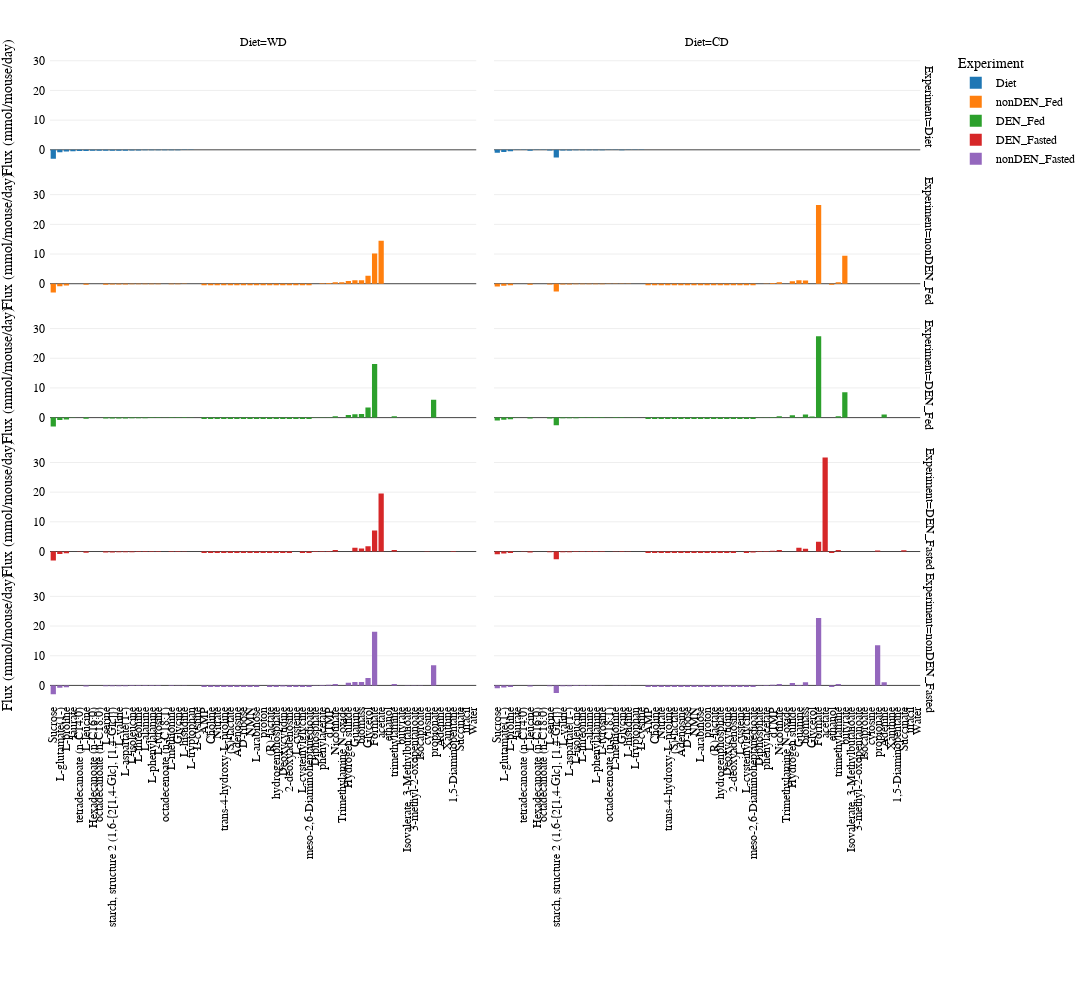

The notebook cell this image was saved under:
### Markdown cell above
Plot the entire uptake intake distribution

### Code cell
fig = px.bar(toPlot,
             x='Compound',
             y='Flux (mmol/mouse/day)',
             color='Experiment',
             facet_col='Diet',
             facet_row='Experiment',
             template='none')
fig.update_layout(autosize=False,width=1500,height=1000,margin=dict(l=50,b=300,t=50,r=50,pad=4))
fig.update_xaxes(nticks=len(set(toPlot.Compound)),title='',tickangle=270)
fig = setPlotFont(fig)
fig.show()

### Figure 1 — Plotly figure (JSON) as saved in the notebook; plotly's stock layout.template omitted (floating-point values rounded to 4 significant figures)
{"data": [{"alignmentgroup": "True", "hovertemplate": "Experiment=Diet<br>Diet=WD<br>Compound=%{x}<br>Flux (mmol/mouse/day)=%{y}<extra></extra>", "legendgroup": "Diet", "marker": {"color": "#1F77B4", "pattern": {"shape": ""}}, "name": "Diet", "offsetgroup": "Diet", "orientation": "v", "showlegend": true, "textposition": "auto", "type": "bar", "x": ["Sucrose", "L-glutamate(1-)", "L-proline", "laurate", "tetradecanoate (n-C14:0)", "L-leucine", "Hexadecanoate (n-C16:0)", "octadecanoate (n-C18:0)", "L-serine", "starch, structure 2 (1,6-{2[1,4-Glc], [1,4-Glc]})", "L-valine", "L-aspartate(1-)", "L-isoleucine", "L-threonine", "L-alanine", "L-phenylalanine", "L-tyrosine", "octadecenoate (n-C18:1)", "L-methionine", "Glycine", "L-histidine", "L-tryptophan", "L-cystine"], "xaxis": "x9", "y": [-2.984, -0.8122, -0.5974, -0.4527, -0.3971, -0.3847, -0.3536, -0.3187, -0.3057, -0.2969, -0.2846, -0.282, -0.213, -0.1891, -0.182, -0.1691, -0.1641, -0.1631, -0.1611, -0.152, -0.09677, -0.03088, -0.01735], "yaxis": "y9"}, {"alignmentgroup": "True", "hovertemplate": "Experiment=Diet<br>Diet=CD<br>Compound=%{x}<br>Flux (mmol/mouse/day)=%{y}<extra></extra>", "legendgroup": "Diet", "marker": {"color": "#1F77B4", "pattern": {"shape": ""}}, "name": "Diet", "offsetgroup": "Diet", "orientation": "v", "showlegend": false, "textposition": "auto", "type": "bar", "x": ["starch, structure 2 (1,6-{2[1,4-Glc], [1,4-Glc]})", "Sucrose", "L-glutamate(1-)", "L-proline", "L-leucine", "L-serine", "L-valine", "L-aspartate(1-)", "L-isoleucine", "L-threonine", "L-alanine", "L-phenylalanine", "L-tyrosine", "Glycine", "L-methionine", "L-histidine", "L-cystine", "laurate", "tetradecanoate (n-C14:0)", "Hexadecanoate (n-C16:0)", "octadecenoate (n-C18:1)", "octadecanoate (n-C18:0)", "L-tryptophan"], "xaxis": "x10", "y": [-2.588, -0.9593, -0.7, -0.5165, -0.3321, -0.2657, -0.2462, -0.2436, -0.1832, -0.1639, -0.1551, -0.1455, -0.1409, -0.128, -0.08658, -0.08323, -0.07686, -0.076, -0.06667, -0.05937, -0.05693, -0.05352, -0.02794], "yaxis": "y10"}, {"alignmentgroup": "True", "hovertemplate": "Experiment=nonDEN_Fed<br>Diet=WD<br>Compound=%{x}<br>Flux (mmol/mouse/day)=%{y}<extra></extra>", "legendgroup": "nonDEN_Fed", "marker": {"color": "#FF7F0E", "pattern": {"shape": ""}}, "name": "nonDEN_Fed", "offsetgroup": "nonDEN_Fed", "orientation": "v", "showlegend": true, "textposition": "auto", "type": "bar", "x": ["Sucrose", "L-glutamate(1-)", "L-proline", "AMP", "Choline", "Nitrate", "trans-4-hydroxy-L-proline", "(S)-lactate", "Adenosine", "D-ribose", "NMN", "L-arabinose", "proton", "(R)-lactate", "hydrogenphosphate", "Deoxycytidine", "2-deoxyadenosine", "L-cysteine", "L-cysteinylglycine", "meso-2,6-Diaminoheptanedioate", "L-leucine", "L-serine", "starch, structure 2 (1,6-{2[1,4-Glc], [1,4-Glc]})", "L-valine", "L-aspartate(1-)", "L-isoleucine", "L-threonine", "L-alanine", "L-phenylalanine", "L-tyrosine", "L-methionine", "Glycine", "L-histidine", "octadecenoate (n-C18:1)", "L-tryptophan", "Diphosphate", "phenylacetate", "dTMP", "Nicotinate", "Trimethylamine N-oxide", "Hydrogen sulfide", "Guanine", "biomass", "Glycerol", "Formate", "acetate"], "xaxis": "x7", "y": [-2.984, -0.8122, -0.5974, -0.5, -0.5, -0.5, -0.5, -0.5, -0.5, -0.5, -0.5, -0.5, -0.5, -0.5, -0.5, -0.5, -0.5, -0.5, -0.5, -0.5, -0.3847, -0.3057, -0.2969, -0.2846, -0.282, -0.213, -0.1891, -0.182, -0.1691, -0.1641, -0.1611, -0.152, -0.09677, -0.03429, -0.03088, 0.02831, 0.1469, 0.2426, 0.4873, 0.5, 0.8902, 1.175, 1.176, 2.687, 10.16, 14.46], "yaxis": "y7"}, {"alignmentgroup": "True", "hovertemplate": "Experiment=nonDEN_Fed<br>Diet=CD<br>Compound=%{x}<br>Flux (mmol/mouse/day)=%{y}<extra></extra>", "legendgroup": "nonDEN_Fed", "marker": {"color": "#FF7F0E", "pattern": {"shape": ""}}, "name": "nonDEN_Fed", "offsetgroup": "nonDEN_Fed", "orientation": "v", "showlegend": false, "textposition": "auto", "type": "bar", "x": ["starch, structure 2 (1,6-{2[1,4-Glc], [1,4-Glc]})", "Sucrose", "L-glutamate(1-)", "L-proline", "meso-2,6-Diaminoheptanedioate", "hydrogenphosphate", "(R)-lactate", "proton", "Deoxycytidine", "2-deoxyadenosine", "L-cysteine", "L-cysteinylglycine", "L-arabinose", "Adenosine", "trans-4-hydroxy-L-proline", "Nitrate", "Choline", "AMP", "(S)-lactate", "D-ribose", "NMN", "ethanol", "L-leucine", "L-serine", "L-valine", "L-aspartate(1-)", "L-isoleucine", "L-threonine", "L-alanine", "L-phenylalanine", "L-tyrosine", "Glycine", "L-methionine", "L-histidine", "octadecenoate (n-C18:1)", "L-tryptophan", "Diphosphate", "phenylacetate", "dTMP", "Nicotinate", "trimethylamine", "Hydrogen sulfide", "biomass", "Guanine", "butyrate", "Formate"], "xaxis": "x8", "y": [-2.588, -0.9593, -0.7, -0.5165, -0.5, -0.5, -0.5, -0.5, -0.5, -0.5, -0.5, -0.5, -0.5, -0.5, -0.5, -0.5, -0.5, -0.5, -0.5, -0.5, -0.5, -0.3602, -0.3321, -0.2657, -0.2462, -0.2436, -0.1832, -0.1639, -0.1551, -0.1455, -0.1409, -0.128, -0.08658, -0.08323, -0.05376, -0.02794, 0.02831, 0.1108, 0.2663, 0.4876, 0.5, 0.8368, 1.08, 1.208, 9.403, 26.49], "yaxis": "y8"}, {"alignmentgroup": "True", "hovertemplate": "Experiment=DEN_Fed<br>Diet=WD<br>Compound=%{x}<br>Flux (mmol/mouse/day)=%{y}<extra></extra>", "legendgroup": "DEN_Fed", "marker": {"color": "#2CA02C", "pattern": {"shape": ""}}, "name": "DEN_Fed", "offsetgroup": "DEN_Fed", "orientation": "v", "showlegend": true, "textposition": "auto", "type": "bar", "x": ["Sucrose", "L-glutamate(1-)", "L-proline", "Deoxycytidine", "NMN", "D-ribose", "L-arabinose", "hydrogenphosphate", "L-cysteine", "L-cysteinylglycine", "proton", "(S)-lactate", "Adenosine", "(R)-lactate", "2-deoxyadenosine", "AMP", "Nitrate", "Choline", "trans-4-hydroxy-L-proline", "meso-2,6-Diaminoheptanedioate", "L-leucine", "L-serine", "starch, structure 2 (1,6-{2[1,4-Glc], [1,4-Glc]})", "L-valine", "L-aspartate(1-)", "L-isoleucine", "L-threonine", "L-alanine", "L-phenylalanine", "L-tyrosine", "L-methionine", "Glycine", "L-histidine", "laurate", "octadecenoate (n-C18:1)", "L-tryptophan", "Isovalerate, 3-Methylbutanoate", "3-methyl-2-oxopentanoate", "Isocaproate", "cytosine", "Diphosphate", "dTMP", "phenylacetate", "Nicotinate", "trimethylamine", "Hydrogen sulfide", "Guanine", "biomass", "Glycerol", "propionate", "Formate"], "xaxis": "x5", "y": [-2.984, -0.8122, -0.5974, -0.5, -0.5, -0.5, -0.5, -0.5, -0.5, -0.5, -0.5, -0.5, -0.5, -0.5, -0.5, -0.5, -0.5, -0.5, -0.5, -0.5, -0.3847, -0.3057, -0.2969, -0.2846, -0.282, -0.213, -0.1891, -0.182, -0.1691, -0.1641, -0.1611, -0.152, -0.09677, -0.08259, -0.03534, -0.03088, 0.02286, 0.03237, 0.04573, 0.0788, 0.1006, 0.1529, 0.1589, 0.4899, 0.5, 0.8917, 1.167, 1.18, 3.379, 6.028, 18.05], "yaxis": "y5"}, {"alignmentgroup": "True", "hovertemplate": "Experiment=DEN_Fed<br>Diet=CD<br>Compound=%{x}<br>Flux (mmol/mouse/day)=%{y}<extra></extra>", "legendgroup": "DEN_Fed", "marker": {"color": "#2CA02C", "pattern": {"shape": ""}}, "name": "DEN_Fed", "offsetgroup": "DEN_Fed", "orientation": "v", "showlegend": false, "textposition": "auto", "type": "bar", "x": ["starch, structure 2 (1,6-{2[1,4-Glc], [1,4-Glc]})", "Sucrose", "L-glutamate(1-)", "L-proline", "D-ribose", "Nitrate", "(S)-lactate", "Choline", "AMP", "trans-4-hydroxy-L-proline", "meso-2,6-Diaminoheptanedioate", "proton", "2-deoxyadenosine", "L-cysteine", "L-cysteinylglycine", "Adenosine", "Deoxycytidine", "(R)-lactate", "hydrogenphosphate", "NMN", "L-arabinose", "L-leucine", "L-serine", "L-valine", "L-aspartate(1-)", "L-isoleucine", "L-threonine", "L-alanine", "L-phenylalanine", "L-tyrosine", "Glycine", "L-methionine", "L-histidine", "laurate", "octadecenoate (n-C18:1)", "L-tryptophan", "Isocaproate", "cytosine", "Diphosphate", "phenylacetate", "Guanine", "dTMP", "Glycerol", "Nicotinate", "trimethylamine", "Hydrogen sulfide", "Adenine", "biomass", "butyrate", "Formate"], "xaxis": "x6", "y": [-2.588, -0.9593, -0.7, -0.5165, -0.5, -0.5, -0.5, -0.5, -0.5, -0.5, -0.5, -0.5, -0.5, -0.5, -0.5, -0.5, -0.5, -0.5, -0.5, -0.5, -0.5, -0.3321, -0.2657, -0.2462, -0.2436, -0.1832, -0.1639, -0.1551, -0.1455, -0.1409, -0.128, -0.08658, -0.08323, -0.08259, -0.05366, -0.02794, 0.01061, 0.0619, 0.1006, 0.1268, 0.1555, 0.1895, 0.3599, 0.4905, 0.5, 0.8375, 1.041, 1.085, 8.557, 27.45], "yaxis": "y6"}, {"alignmentgroup": "True", "hovertemplate": "Experiment=DEN_Fasted<br>Diet=WD<br>Compound=%{x}<br>Flux (mmol/mouse/day)=%{y}<extra></extra>", "legendgroup": "DEN_Fasted", "marker": {"color": "#D62728", "pattern": {"shape": ""}}, "name": "DEN_Fasted", "offsetgroup": "DEN_Fasted", "orientation": "v", "showlegend": true, "textposition": "auto", "type": "bar", "x": ["Sucrose", "L-glutamate(1-)", "L-proline", "L-arabinose", "NMN", "D-ribose", "AMP", "Choline", "Nitrate", "(S)-lactate", "trans-4-hydroxy-L-proline", "meso-2,6-Diaminoheptanedioate", "Adenosine", "L-cysteinylglycine", "hydrogenphosphate", "Deoxycytidine", "proton", "(R)-lactate", "2-deoxyadenosine", "L-leucine", "L-serine", "starch, structure 2 (1,6-{2[1,4-Glc], [1,4-Glc]})", "L-valine", "L-aspartate(1-)", "L-isoleucine", "L-threonine", "L-alanine", "L-phenylalanine", "L-tyrosine", "L-methionine", "Glycine", "tetradecanoate (n-C14:0)", "L-histidine", "L-tryptophan", "octadecenoate (n-C18:1)", "Xanthine", "3-methyl-2-oxopentanoate", "Isovalerate, 3-Methylbutanoate", "Isocaproate", "cytosine", "1,5-Diaminopentane", "dTMP", "phenylacetate", "Diphosphate", "Nicotinate", "trimethylamine", "biomass", "Guanine", "Glycerol", "Formate", "acetate"], "xaxis": "x3", "y": [-2.984, -0.8122, -0.5974, -0.5, -0.5, -0.5, -0.5, -0.5, -0.5, -0.5, -0.5, -0.5, -0.5, -0.5, -0.5, -0.5, -0.5, -0.5, -0.5, -0.3847, -0.3057, -0.2969, -0.2846, -0.282, -0.213, -0.1891, -0.182, -0.1691, -0.1641, -0.1541, -0.152, -0.1138, -0.09677, -0.03088, -0.02271, -0.01912, 0.0175, 0.01948, 0.03896, 0.08366, 0.1557, 0.1811, 0.1857, 0.1862, 0.4907, 0.5, 0.985, 1.24, 1.78, 7.109, 19.57], "yaxis": "y3"}, {"alignmentgroup": "True", "hovertemplate": "Experiment=DEN_Fasted<br>Diet=CD<br>Compound=%{x}<br>Flux (mmol/mouse/day)=%{y}<extra></extra>", "legendgroup": "DEN_Fasted", "marker": {"color": "#D62728", "pattern": {"shape": ""}}, "name": "DEN_Fasted", "offsetgroup": "DEN_Fasted", "orientation": "v", "showlegend": false, "textposition": "auto", "type": "bar", "x": ["starch, structure 2 (1,6-{2[1,4-Glc], [1,4-Glc]})", "Sucrose", "L-glutamate(1-)", "L-proline", "hydrogenphosphate", "Adenosine", "L-arabinose", "L-cysteinylglycine", "2-deoxyadenosine", "Deoxycytidine", "(R)-lactate", "proton", "D-ribose", "NMN", "trans-4-hydroxy-L-proline", "ethanol", "Nitrate", "Choline", "AMP", "(S)-lactate", "L-leucine", "meso-2,6-Diaminoheptanedioate", "L-serine", "L-valine", "L-aspartate(1-)", "L-isoleucine", "L-threonine", "L-alanine", "L-phenylalanine", "L-tyrosine", "Glycine", "L-methionine", "L-histidine", "tetradecanoate (n-C14:0)", "L-tryptophan", "Hexadecanoate (n-C16:0)", "Xanthine", "octadecenoate (n-C18:1)", "cytosine", "phenylacetate", "Diphosphate", "dTMP", "propionate", "Succinate", "Nicotinate", "trimethylamine", "biomass", "Guanine", "Formate", "acetate"], "xaxis": "x4", "y": [-2.588, -0.9593, -0.7, -0.5165, -0.5, -0.5, -0.5, -0.5, -0.5, -0.5, -0.5, -0.5, -0.5, -0.5, -0.5, -0.5, -0.5, -0.5, -0.5, -0.5, -0.3321, -0.3165, -0.2657, -0.2462, -0.2436, -0.1832, -0.1639, -0.1551, -0.1455, -0.1409, -0.128, -0.08658, -0.08323, -0.06667, -0.02794, -0.02605, -0.01912, -0.01755, 0.0295, 0.1527, 0.1862, 0.2538, 0.3508, 0.3878, 0.4913, 0.5, 0.8954, 1.267, 3.286, 31.7], "yaxis": "y4"}, {"alignmentgroup": "True", "hovertemplate": "Experiment=nonDEN_Fasted<br>Diet=WD<br>Compound=%{x}<br>Flux (mmol/mouse/day)=%{y}<extra></extra>", "legendgroup": "nonDEN_Fasted", "marker": {"color": "#9467BD", "pattern": {"shape": ""}}, "name": "nonDEN_Fasted", "offsetgroup": "nonDEN_Fasted", "orientation": "v", "showlegend": true, "textposition": "auto", "type": "bar", "x": ["Sucrose", "L-glutamate(1-)", "L-proline", "AMP", "trans-4-hydroxy-L-proline", "Nitrate", "(S)-lactate", "meso-2,6-Diaminoheptanedioate", "Adenosine", "L-cysteinylglycine", "Choline", "L-cysteine", "L-arabinose", "2-deoxyadenosine", "hydrogenphosphate", "D-ribose", "NMN", "(R)-lactate", "Deoxycytidine", "L-leucine", "L-serine", "starch, structure 2 (1,6-{2[1,4-Glc], [1,4-Glc]})", "L-valine", "L-aspartate(1-)", "L-isoleucine", "L-threonine", "L-alanine", "L-phenylalanine", "L-tyrosine", "L-methionine", "Glycine", "L-histidine", "uracil", "octadecenoate (n-C18:1)", "L-tryptophan", "laurate", "Isovalerate, 3-Methylbutanoate", "3-methyl-2-oxopentanoate", "Isocaproate", "Diphosphate", "phenylacetate", "dTMP", "Nicotinate", "trimethylamine", "Hydrogen sulfide", "Guanine", "biomass", "Glycerol", "propionate", "Formate"], "xaxis": "x", "y": [-2.984, -0.8122, -0.5974, -0.5, -0.5, -0.5, -0.5, -0.5, -0.5, -0.5, -0.5, -0.5, -0.5, -0.5, -0.5, -0.5, -0.5, -0.5, -0.4014, -0.3847, -0.3057, -0.2969, -0.2846, -0.282, -0.213, -0.1891, -0.182, -0.1691, -0.1641, -0.1611, -0.152, -0.09677, -0.06371, -0.03707, -0.03088, -0.01798, 0.02119, 0.02248, 0.04239, 0.08175, 0.1524, 0.2155, 0.4899, 0.5, 0.8916, 1.156, 1.177, 2.498, 6.762, 18.11], "yaxis": "y"}, {"alignmentgroup": "True", "hovertemplate": "Experiment=nonDEN_Fasted<br>Diet=CD<br>Compound=%{x}<br>Flux (mmol/mouse/day)=%{y}<extra></extra>", "legendgroup": "nonDEN_Fasted", "marker": {"color": "#9467BD", "pattern": {"shape": ""}}, "name": "nonDEN_Fasted", "offsetgroup": "nonDEN_Fasted", "orientation": "v", "showlegend": false, "textposition": "auto", "type": "bar", "x": ["starch, structure 2 (1,6-{2[1,4-Glc], [1,4-Glc]})", "Sucrose", "L-glutamate(1-)", "L-proline", "L-cysteinylglycine", "Adenosine", "meso-2,6-Diaminoheptanedioate", "L-cysteine", "hydrogenphosphate", "(R)-lactate", "proton", "ethanol", "2-deoxyadenosine", "L-arabinose", "NMN", "D-ribose", "(S)-lactate", "Nitrate", "Choline", "trans-4-hydroxy-L-proline", "AMP", "Deoxycytidine", "L-leucine", "L-serine", "L-valine", "L-aspartate(1-)", "L-isoleucine", "L-threonine", "L-alanine", "L-phenylalanine", "L-tyrosine", "Glycine", "L-methionine", "L-histidine", "uracil", "octadecenoate (n-C18:1)", "L-tryptophan", "laurate", "Water", "Diphosphate", "phenylacetate", "Guanine", "dTMP", "Nicotinate", "trimethylamine", "Hydrogen sulfide", "Adenine", "biomass", "propionate", "Formate"], "xaxis": "x2", "y": [-2.588, -0.9593, -0.7, -0.5165, -0.5, -0.5, -0.5, -0.5, -0.5, -0.5, -0.5, -0.5, -0.5, -0.5, -0.5, -0.5, -0.5, -0.5, -0.5, -0.5, -0.5, -0.4182, -0.3321, -0.2657, -0.2462, -0.2436, -0.1832, -0.1639, -0.1551, -0.1455, -0.1409, -0.128, -0.08658, -0.08323, -0.06371, -0.04017, -0.02794, -0.01798, -0.01459, 0.08175, 0.1202, 0.1264, 0.252, 0.4905, 0.5, 0.8374, 1.058, 1.082, 13.55, 22.73], "yaxis": "y2"}], "layout": {"annotations": [{"font": {}, "showarrow": false, "text": "Diet=WD", "x": 0.24, "xanchor": "center", "xref": "paper", "y": 1, "yanchor": "bottom", "yref": "paper"}, {"font": {}, "showarrow": false, "text": "Diet=CD", "x": 0.74, "xanchor": "center", "xref": "paper", "y": 1, "yanchor": "bottom", "yref": "paper"}, {"font": {}, "showarrow": false, "text": "Experiment=nonDEN_Fasted", "textangle": 90, "x": 0.98, "xanchor": "left", "xref": "paper", "y": 0.088, "yanchor": "middle", "yref": "paper"}, {"font": {}, "showarrow": false, "text": "Experiment=DEN_Fasted", "textangle": 90, "x": 0.98, "xanchor": "left", "xref": "paper", "y": 0.294, "yanchor": "middle", "yref": "paper"}, {"font": {}, "showarrow": false, "text": "Experiment=DEN_Fed", "textangle": 90, "x": 0.98, "xanchor": "left", "xref": "paper", "y": 0.5, "yanchor": "middle", "yref": "paper"}, {"font": {}, "showarrow": false, "text": "Experiment=nonDEN_Fed", "textangle": 90, "x": 0.98, "xanchor": "left", "xref": "paper", "y": 0.706, "yanchor": "middle", "yref": "paper"}, {"font": {}, "showarrow": false, "text": "Experiment=Diet", "textangle": 90, "x": 0.98, "xanchor": "left", "xref": "paper", "y": 0.912, "yanchor": "middle", "yref": "paper"}], "autosize": false, "barmode": "relative", "font": {"color": "black", "family": "Arial", "size": 12}, "height": 1000, "legend": {"title": {"text": "Experiment"}, "tracegroupgap": 0}, "margin": {"b": 300, "l": 50, "pad": 4, "r": 50, "t": 50}, "width": 1500, "xaxis": {"anchor": "y", "domain": [0, 0.48], "nticks": 65, "tickangle": -90, "title": {"text": ""}}, "xaxis10": {"anchor": "y10", "domain": [0.5, 0.98], "matches": "x", "nticks": 65, "showticklabels": false, "tickangle": -90, "title": {"text": ""}}, "xaxis2": {"anchor": "y2", "domain": [0.5, 0.98], "matches": "x", "nticks": 65, "tickangle": -90, "title": {"text": ""}}, "xaxis3": {"anchor": "y3", "domain": [0, 0.48], "matches": "x", "nticks": 65, "showticklabels": false, "tickangle": -90, "title": {"text": ""}}, "xaxis4": {"anchor": "y4", "domain": [0.5, 0.98], "matches": "x", "nticks": 65, "showticklabels": false, "tickangle": -90, "title": {"text": ""}}, "xaxis5": {"anchor": "y5", "domain": [0, 0.48], "matches": "x", "nticks": 65, "showticklabels": false, "tickangle": -90, "title": {"text": ""}}, "xaxis6": {"anchor": "y6", "domain": [0.5, 0.98], "matches": "x", "nticks": 65, "showticklabels": false, "tickangle": -90, "title": {"text": ""}}, "xaxis7": {"anchor": "y7", "domain": [0, 0.48], "matches": "x", "nticks": 65, "showticklabels": false, "tickangle": -90, "title": {"text": ""}}, "xaxis8": {"anchor": "y8", "domain": [0.5, 0.98], "matches": "x", "nticks": 65, "showticklabels": false, "tickangle": -90, "title": {"text": ""}}, "xaxis9": {"anchor": "y9", "domain": [0, 0.48], "matches": "x", "nticks": 65, "showticklabels": false, "tickangle": -90, "title": {"text": ""}}, "yaxis": {"anchor": "x", "domain": [0, 0.176], "title": {"text": "Flux (mmol/mouse/day)"}}, "yaxis10": {"anchor": "x10", "domain": [0.824, 1], "matches": "y", "showticklabels": false}, "yaxis2": {"anchor": "x2", "domain": [0, 0.176], "matches": "y", "showticklabels": false}, "yaxis3": {"anchor": "x3", "domain": [0.206, 0.382], "matches": "y", "title": {"text": "Flux (mmol/mouse/day)"}}, "yaxis4": {"anchor": "x4", "domain": [0.206, 0.382], "matches": "y", "showticklabels": false}, "yaxis5": {"anchor": "x5", "domain": [0.412, 0.588], "matches": "y", "title": {"text": "Flux (mmol/mouse/day)"}}, "yaxis6": {"anchor": "x6", "domain": [0.412, 0.588], "matches": "y", "showticklabels": false}, "yaxis7": {"anchor": "x7", "domain": [0.618, 0.794], "matches": "y", "title": {"text": "Flux (mmol/mouse/day)"}}, "yaxis8": {"anchor": "x8", "domain": [0.618, 0.794], "matches": "y", "showticklabels": false}, "yaxis9": {"anchor": "x9", "domain": [0.824, 1], "matches": "y", "title": {"text": "Flux (mmol/mouse/day)"}}}}
